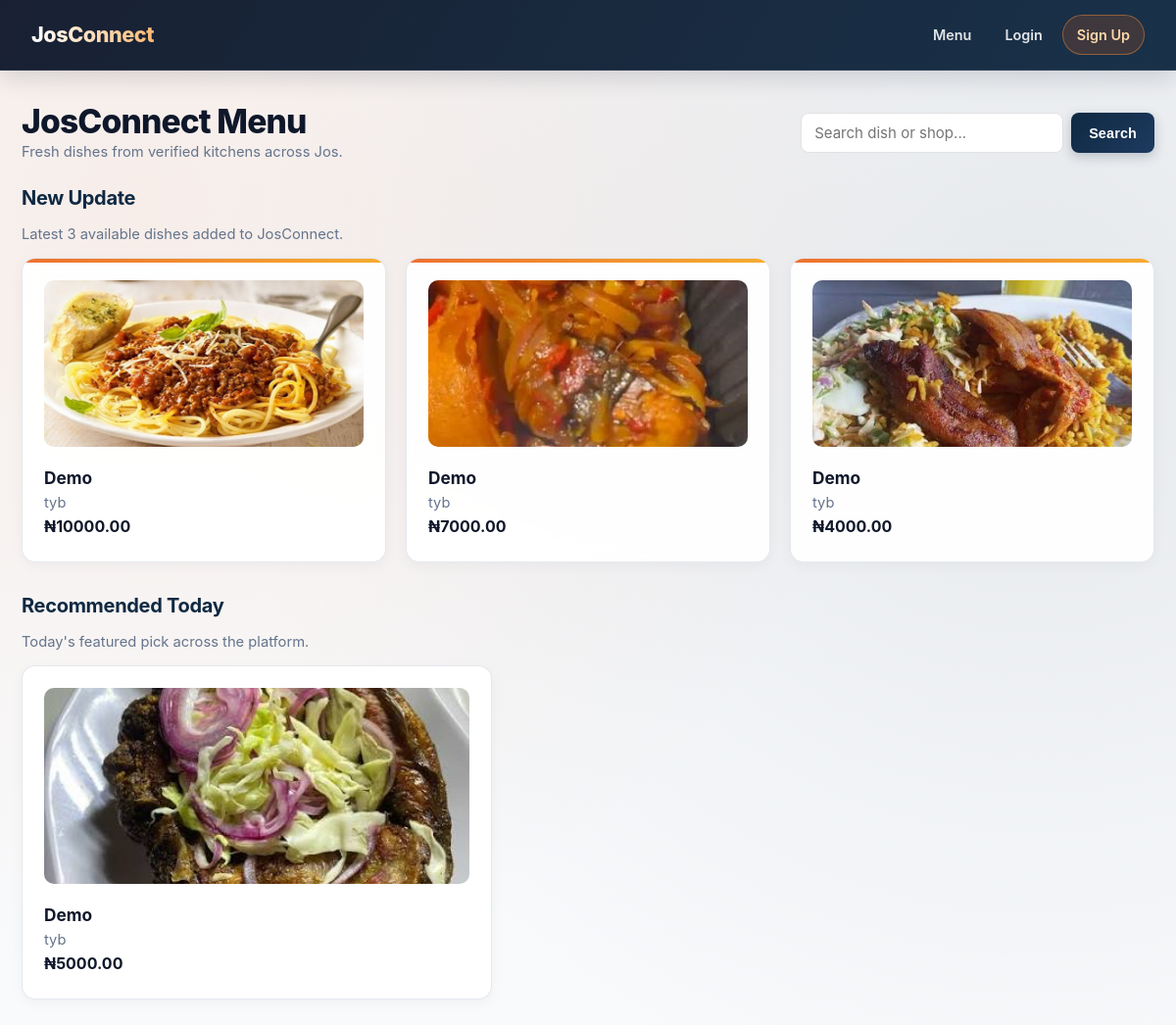
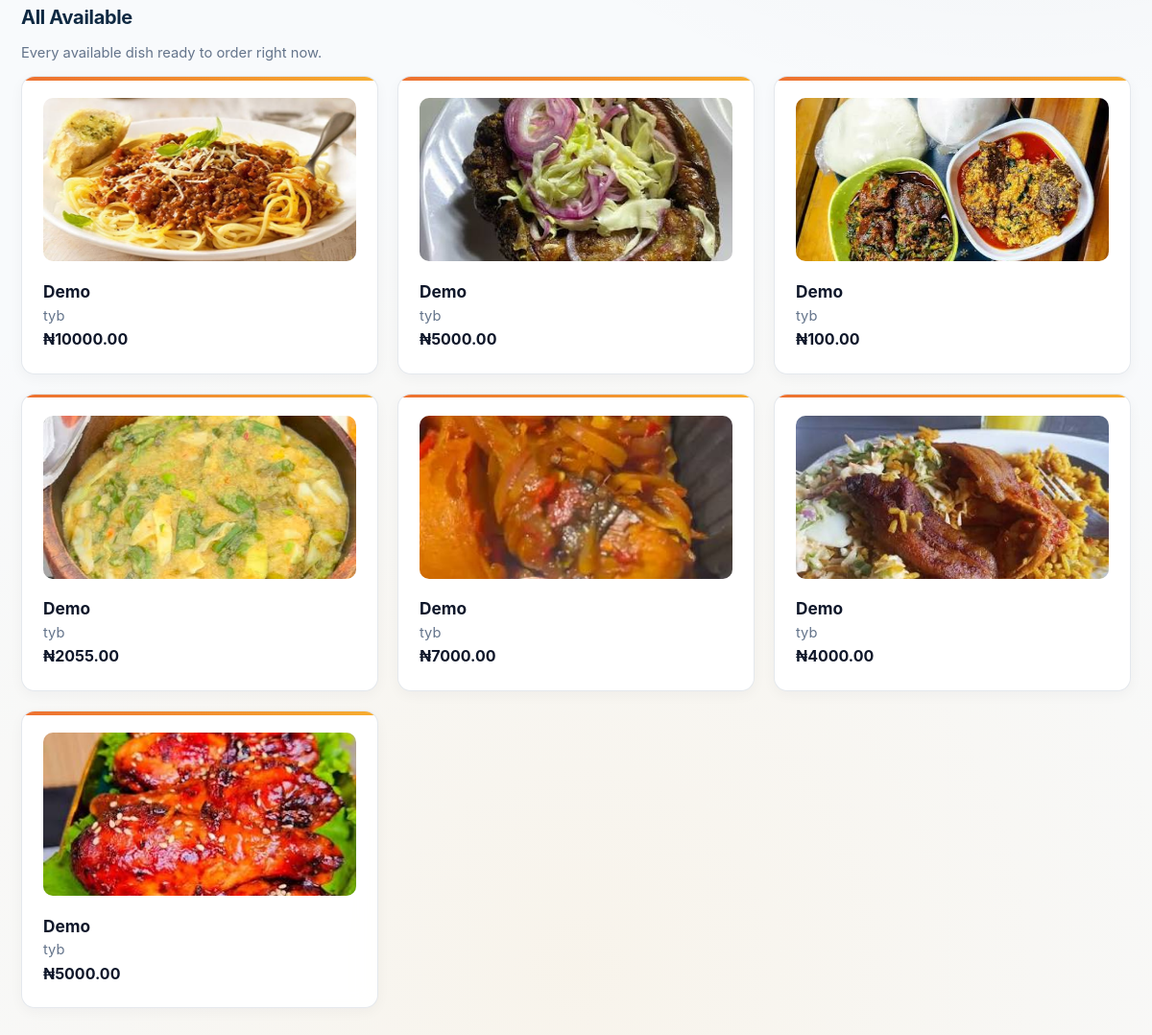
The page / on the database its author committed (2 pictures, top to bottom).
### shops/models.py (models this page shows, shortened)
class Dish(models.Model):
    shop = models.ForeignKey(Shop, on_delete=models.CASCADE, related_name='dishes')
    name = models.CharField(max_length=120)
    description = models.TextField(blank=True)
    price = models.DecimalField(max_digits=10, decimal_places=2)
    image = models.ImageField(upload_to='dishes/', blank=True, null=True)
    is_available = models.BooleanField(default=True)
    created_at = models.DateTimeField(auto_now_add=True)

class Shop(models.Model):
    owner = models.OneToOneField(settings.AUTH_USER_MODEL, on_delete=models.CASCADE, related_name='shop')
    name = models.CharField(max_length=150)
    address = models.CharField(max_length=255)
    latitude = models.FloatField(default=9.8965)
    longitude = models.FloatField(default=8.8583)
    is_active = models.BooleanField(default=True)
    created_at = models.DateTimeField(auto_now_add=True)

### shops/views.py (the view)
# urls.py: path('', views.customer_menu_view, name='customer_menu'),
def customer_menu_view(request):
    query = request.GET.get('q', '').strip()
    base_available = Dish.objects.filter(
        is_available=True,
        shop__is_active=True,
        shop__owner__approval_status='APPROVED',
    ).select_related('shop')
    new_update_dishes = list(base_available.order_by('-created_at')[:3])
    recommended_dish = None
    all_for_rec = list(base_available.order_by('id'))
    if all_for_rec:
        today_key = timezone.localdate().isoformat().encode('utf-8')
        digest_int = int(hashlib.sha256(today_key).hexdigest(), 16)
        recommended_dish = all_for_rec[digest_int % len(all_for_rec)]
    all_available_dishes = base_available
    if query:
        all_available_dishes = all_available_dishes.filter(
            name__icontains=query
        ) | all_available_dishes.filter(
            shop__name__icontains=query
        )
    all_available_dishes = all_available_dishes.order_by('?')
    return render(request, 'shops/customer_menu.html', {
        'new_update_dishes': new_update_dishes,
        'recommended_dish': recommended_dish,
        'all_available_dishes': all_available_dishes,
        'query': query,
    })

### templates/shops/customer_menu.html (shortened to what this page needs)
{% extends "base.html" %}
{% block content %}
<div style="display:flex;justify-content:space-between;align-items:center;flex-wrap:wrap;gap:12px;margin-bottom:18px;">
  <div>
    <h1>JosConnect Menu</h1>
    <p class="muted">Fresh dishes from verified kitchens across Jos.</p>
  </div>
  <form method="get" style="display:flex;gap:8px;">
    <input type="text" name="q" value="{{ query }}" placeholder="Search dish or shop...">
    <button type="submit" class="btn btn-navy">Search</button>
  </form>
</div>
<section style="margin-bottom:28px;">
  <h2>New Update</h2>
  <p class="muted" style="margin-bottom:12px;">Latest 3 available dishes added to JosConnect.</p>
  {% if new_update_dishes %}
    <div class="grid-3">
      {% for dish in new_update_dishes %}
        <div class="card">
          {% if dish.image %}
            <img src="{{ dish.image.url }}" alt="{{ dish.name }}" style="width:100%;height:170px;object-fit:cover;border-radius:10px;margin-bottom:10px;">
          {% endif %}
          <h3>{{ dish.name }}</h3>
          <p class="muted">{{ dish.shop.name }}</p>
          <p><strong>₦{{ dish.price }}</strong></p>
        </div>
      {% endfor %}
    </div>
  {% else %}
    <p class="muted">No new dishes available right now.</p>
  {% endif %}
</section>
<section style="margin-bottom:28px;">
  <h2>Recommended Today</h2>
  <p class="muted" style="margin-bottom:12px;">Today's featured pick across the platform.</p>
  {% if recommended_dish %}
    <div class="card" style="max-width:480px;">
      {% if recommended_dish.image %}
        <img src="{{ recommended_dish.image.url }}" alt="{{ recommended_dish.name }}" style="width:100%;height:200px;object-fit:cover;border-radius:10px;margin-bottom:10px;">
      {% endif %}
      <h3>{{ recommended_dish.name }}</h3>
      <p class="muted">{{ recommended_dish.shop.name }}</p>
      <p><strong>₦{{ recommended_dish.price }}</strong></p>
    </div>
  {% else %}
    <p class="muted">No recommended dish available today.</p>
  {% endif %}
</section>
<section>
  <h2>All Available</h2>
  <p class="muted" style="margin-bottom:12px;">Every available dish ready to order right now.</p>
  {% if all_available_dishes %}
    <div class="grid-3">
      {% for dish in all_available_dishes %}
        <div class="card">
          {% if dish.image %}
            <img src="{{ dish.image.url }}" alt="{{ dish.name }}" style="width:100%;height:170px;object-fit:cover;border-radius:10px;margin-bottom:10px;">
          {% endif %}
          <h3>{{ dish.name }}</h3>
          <p class="muted">{{ dish.shop.name }}</p>
          <p><strong>₦{{ dish.price }}</strong></p>
        </div>
      {% endfor %}
    </div>
  {% else %}
    <p class="muted">No available dishes match your filter right now.</p>
  {% endif %}
</section>
{% endblock %}

### templates/base.html (shortened to what this page needs)
{% load static %}
<!DOCTYPE html>
<html lang="en">
<head>
  <link rel="stylesheet" href="{% static 'css/style.css' %}">
  <link rel="stylesheet" href="https://unpkg.com/leaflet@1.9.4/dist/leaflet.css" />
</head>
<body>
  <header class="topbar">
    <div><strong>JosConnect</strong></div>
    <nav>
      <a href="{% url 'shops:customer_menu' %}">Menu</a>
      {% if user.is_authenticated %}
        {% if not user.is_superuser and user.role == 'CUSTOMER' %}
          <a href="{% url 'orders:cart_checkout' %}">Cart & Checkout</a>
        {% endif %}
        <a href="{% url 'accounts:role_redirect' %}">My Dashboard</a>
        <a href="{% url 'feedback_app:submit_feedback' %}">Feedback</a>
        <a href="{% url 'accounts:logout' %}">Sign Out ({{ user.username }})</a>
      {% else %}
        <a href="{% url 'accounts:login' %}">Login</a>
        <a href="{% url 'accounts:signup_choice' %}">Sign Up</a>
      {% endif %}
    </nav>
  </header>
  <main class="container">
    {% block content %}{% endblock %}
  </main>
</body>
</html>

### static/css/style.css (style rules this page uses)
:root { --bg-canvas: #f8fafc; --bg-mesh: radial-gradient(circle at 12% 10%, rgba(234, 88, 12, 0.08), transparent 36%), radial-gradient(circle at 88% 15%, rgba(15, 23, 42, 0.08), transparent 40%), radial-gradient(circle at 50% 95%, rgba(245, 158, 11, 0.07), transparent 42%); --surface: rgba(255, 255, 255, 0.94); --surface-solid: #ffffff; --surface-subtle: #f1f5f9; --ink-primary: #0f172a; --ink-secondary: #475569; --ink-muted: #64748b; --brand-primary: #ea580c; --brand-primary-hover: #c2410c; --brand-secondary: #0f2942; --brand-secondary-hover: #1e3a5f; --brand-accent: #f59e0b; --success: #15803d; --success-bg: #dcfce7; --danger: #dc2626; --danger-bg: #fee2e2; --info: #0369a1; --info-bg: #e0f2fe; --border-color: rgba(148, 163, 184, 0.25); --border-strong: rgba(15, 23, 42, 0.12); --radius-sm: 8px; --radius-md: 14px; --radius-lg: 20px; --shadow-sm: 0 4px 14px rgba(15, 23, 42, 0.04); --shadow-md: 0 12px 28px rgba(15, 23, 42, 0.08); --shadow-lg: 0 20px 42px rgba(15, 23, 42, 0.13); --transition: all 0.24s cubic-bezier(0.22, 1, 0.36, 1); }
*, *::before, *::after { box-sizing: border-box; margin: 0; padding: 0; }
html { scroll-behavior: smooth; }
body { font-family: 'Inter', 'Segoe UI', system-ui, -apple-system, BlinkMacSystemFont, sans-serif; background-color: var(--bg-canvas); background-image: var(--bg-mesh); background-attachment: fixed; color: var(--ink-primary); line-height: 1.6; min-height: 100vh; }
.topbar { position: sticky; top: 0; z-index: 1000; background: linear-gradient(120deg, rgba(15, 23, 42, 0.96), rgba(15, 41, 66, 0.96)); backdrop-filter: blur(14px); -webkit-backdrop-filter: blur(14px); color: #ffffff; padding: 15px 32px; display: flex; justify-content: space-between; align-items: center; flex-wrap: wrap; gap: 14px; border-bottom: 1px solid rgba(255, 255, 255, 0.09); box-shadow: 0 8px 24px rgba(15, 23, 42, 0.14); }
.topbar > div strong { font-size: 1.35rem; font-weight: 800; letter-spacing: -0.02em; background: linear-gradient(90deg, #ffffff 0%, #fdba74 100%); -webkit-background-clip: text; -webkit-text-fill-color: transparent; }
.topbar nav { display: flex; align-items: center; flex-wrap: wrap; gap: 6px; }
.topbar a { color: rgba(255, 255, 255, 0.88); text-decoration: none; margin-left: 0; padding: 8px 14px; border-radius: 999px; font-size: 0.9rem; font-weight: 600; transition: var(--transition); }
.topbar nav a:last-child { background: rgba(234, 88, 12, 0.18); border: 1px solid rgba(251, 146, 60, 0.45); color: #fed7aa; }
.container { max-width: 1220px; margin: 32px auto 64px; padding: 0 22px; animation: pageFadeIn 0.35s ease-out; }
h1 { font-size: clamp(1.65rem, 2.8vw, 2.25rem); font-weight: 800; letter-spacing: -0.025em; color: var(--ink-primary); line-height: 1.2; }
h2 { font-size: 1.25rem; font-weight: 700; letter-spacing: -0.015em; color: var(--brand-secondary); margin-bottom: 10px; }
h3 { font-size: 1.08rem; font-weight: 700; color: var(--ink-primary); }
.muted { color: var(--ink-muted); font-size: 0.92rem; }
.grid-3 { display: grid; grid-template-columns: repeat(auto-fit, minmax(275px, 1fr)); gap: 20px; }
.card { position: relative; background: var(--surface); backdrop-filter: blur(10px); border: 1px solid var(--border-color); border-radius: var(--radius-md); padding: 22px; box-shadow: var(--shadow-sm); transition: var(--transition); overflow: hidden; }
.grid-4 .card::before, .grid-3 .card::before { content: ''; position: absolute; top: 0; left: 0; right: 0; height: 3.5px; background: linear-gradient(90deg, var(--brand-primary), var(--brand-accent)); opacity: 0.85; }
.btn { display: inline-flex; align-items: center; justify-content: center; gap: 6px; background: linear-gradient(135deg, var(--brand-primary), #f97316); color: #ffffff; border: none; padding: 10px 18px; border-radius: var(--radius-sm); cursor: pointer; text-decoration: none; font-size: 0.9rem; font-weight: 700; letter-spacing: 0.01em; box-shadow: 0 4px 12px rgba(234, 88, 12, 0.25); transition: var(--transition); }
.btn-navy { background: linear-gradient(135deg, var(--brand-secondary), #1e3a5f); box-shadow: 0 4px 12px rgba(15, 41, 66, 0.22); }
input[type="text"], input[type="password"], input[type="email"], input[type="number"], input[type="file"], select, textarea { width: 100%; padding: 10px 13px; font-family: inherit; font-size: 0.94rem; color: var(--ink-primary); background-color: var(--surface-solid); border: 1.5px solid var(--border-strong); border-radius: var(--radius-sm); transition: var(--transition); }

### rows shown on the page
Dish: image (picture), name "Demo", shop.name "tyb", price "10000.00"
Dish: image (picture), name "Demo", shop.name "tyb", price "7000.00"
Dish: image (picture), name "Demo", shop.name "tyb", price "4000.00"
Dish: image (picture), name "Demo", shop.name "tyb", price "5000.00"
Dish: image (picture), name "Demo", shop.name "tyb", price "100.00"
Dish: image (picture), name "Demo", shop.name "tyb", price "2055.00"
Dish: image (picture), name "Demo", shop.name "tyb", price "5000.00"
